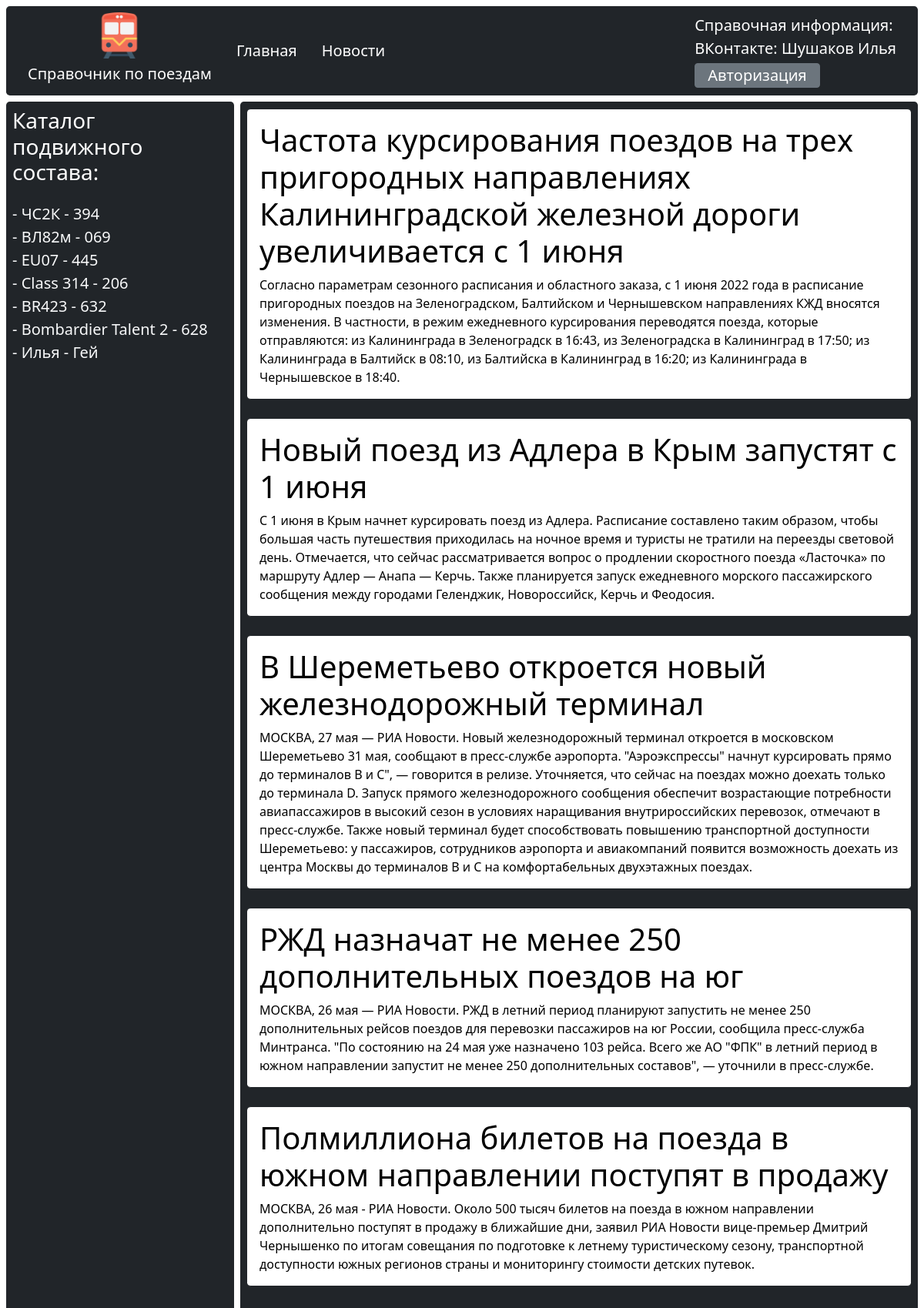
The app's page /novosti with its own data.
### website/models.py (models this page shows)
class Locomotive(db.Model):
    id = db.Column(db.Integer, primary_key=True)
    series = db.Column(db.String(150), nullable=False)
    number = db.Column(db.String(150), nullable=False)
    power_type = db.Column(db.String(150), nullable=False)
    factory = db.Column(db.String(150), nullable=False)
    number_of_sections = db.Column(db.String(150), nullable=False)
    construction_speed = db.Column(db.String(150), nullable=False)
    type_of_braking = db.Column(db.String(150), nullable=False)
    opisanie = db.Column(db.String(150), nullable=False)
    name = db.Column(db.Text, nullable=False)
    mimetype = db.Column(db.Text, nullable=False)

class Nov(db.Model):
    id = db.Column(db.Integer, primary_key=True)
    header = db.Column(db.Text, nullable=False)
    text = db.Column(db.Text, nullable=False)

### website/views.py (the view)
@views.route('/novosti')
def novosti_locomotive():
    locomotives = Locomotive.query.all()
    nov = Nov.query.order_by(Nov.id.desc()).all()
    return render_template("Nov.html", nov=nov, user=current_user, locomotives=locomotives)

### website/templates/Nov.html (shortened to what this page needs)
{% extends "base.html" %}
{% block catalog %}
    {% for locomotive in locomotives %}
    <a href="/locomotive/{{locomotive.id}}" class="navbar-brand link-light pb-0 pt-0"> - {{locomotive.series }} - {{ locomotive.number}}</a>
    {% endfor %}
{% endblock %}
{% block info %}
<div class="w-100">
    <div class="card border-dark     mx-auto">
        <div class="bg-dark ">
            {% for News in nov %}
            <div class="bg-white col-auto card-body text-black border-dark d-flex flex-column border-top border-bottom rounded-3">
                <div class="card-title  h1">{{News.header}}</div>
                <div class="card-text ">{{News.text}}</div>
            </div>
            <br>
            {% endfor %}
        </div>
    </div>
</div>
{% endblock %}

### website/templates/custom.css (style rules this page uses)
body { min-height: 100vh; margin-bottom: 60px; flex-direction: column; }

### records on screen
Locomotive: series "ЧС2К", number "394"
Locomotive: series "ВЛ82м", number "069"
Locomotive: series "EU07", number "445"
Locomotive: series "Class 314", number "206"
Locomotive: series "BR423", number "632"
Locomotive: series "Bombardier Talent 2", number "628"
Locomotive: series "Илья", number "Гей"
Nov: header "Частота курсирования поездов на трех пригородных направлениях Калининградской железной дороги увеличивается с 1 июня", text "Согласно параметрам сезонного расписания и областного заказа, с 1 июня 2022 года в расписание пригородных поездов на Зеленоградском, Балтийском и Чернышевском направлениях КЖД вносятся изменения. В частности, в режим ежедневного курсирования переводятся поезда, которые отправляются: из Калининграда в Зеленоградск в 16:43, из Зеленоградска в Калининград в 17:50; из Калининграда в Балтийск в 08:10, из Балтийска в Калининград в 16:20; из Калининграда в Чернышевское в 18:40."
Nov: header "Новый поезд из Адлера в Крым запустят с 1 июня", text "С 1 июня в Крым начнет курсировать поезд из Адлера. Расписание составлено таким образом, чтобы большая часть путешествия приходилась на ночное время и туристы не тратили на переезды световой день. Отмечается, что сейчас рассматривается вопрос о продлении скоростного поезда «Ласточка» по маршруту Адлер — Анапа — Керчь. Также планируется запуск ежедневного морского пассажирского сообщения между городами Геленджик, Новороссийск, Керчь и Феодосия."
Nov: header "В Шереметьево откроется новый железнодорожный терминал", text "МОСКВА, 27 мая — РИА Новости. Новый железнодорожный терминал откроется в московском Шереметьево 31 мая, сообщают в пресс-службе аэропорта. \"Аэроэкспрессы\" начнут курсировать прямо до терминалов В и С\", — говорится в релизе. Уточняется, что сейчас на поездах можно доехать только до терминала D. Запуск прямого железнодорожного сообщения обеспечит возрастающие потребности авиапассажиров в высокий сезон в условиях наращивания внутрироссийских перевозок, отмечают в пресс-службе. Также новый терминал будет способствовать повышению транспортной доступности Шереметьево: у пассажиров, сотрудников аэропорта и авиакомпаний появится возможность доехать из центра Москвы до терминалов В и С на…"
Nov: header "РЖД назначат не менее 250 дополнительных поездов на юг", text "МОСКВА, 26 мая — РИА Новости. РЖД в летний период планируют запустить не менее 250 дополнительных рейсов поездов для перевозки пассажиров на юг России, сообщила пресс-служба Минтранса. \"По состоянию на 24 мая уже назначено 103 рейса. Всего же АО \"ФПК\" в летний период в южном направлении запустит не менее 250 дополнительных составов\", — уточнили в пресс-службе."
Nov: header "Полмиллиона билетов на поезда в южном направлении поступят в продажу", text "МОСКВА, 26 мая - РИА Новости. Около 500 тысяч билетов на поезда в южном направлении дополнительно поступят в продажу в ближайшие дни, заявил РИА Новости вице-премьер Дмитрий Чернышенко по итогам совещания по подготовке к летнему туристическому сезону, транспортной доступности южных регионов страны и мониторингу стоимости детских путевок."
